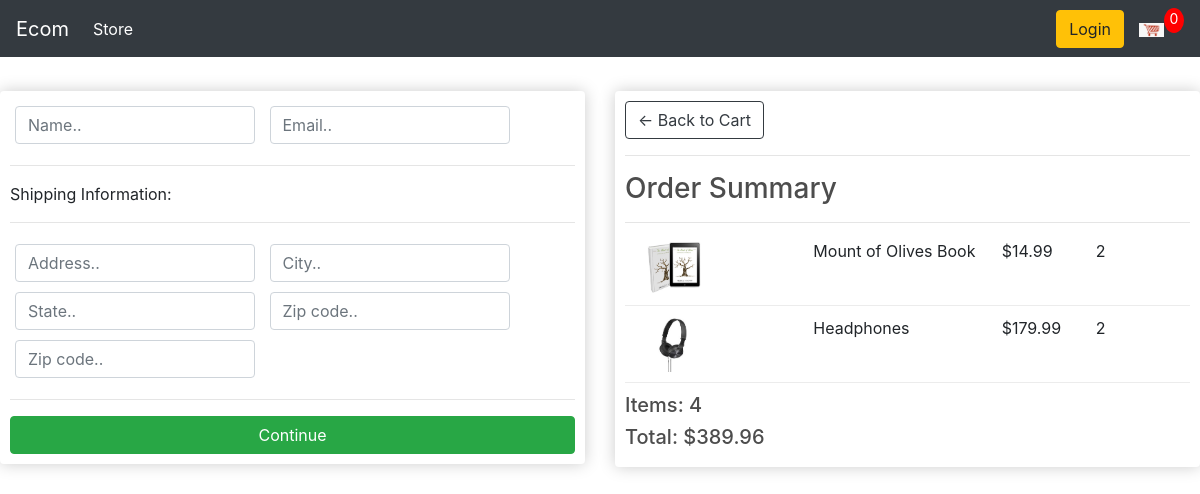
Before: /checkout/ (signed in) with the older database file.
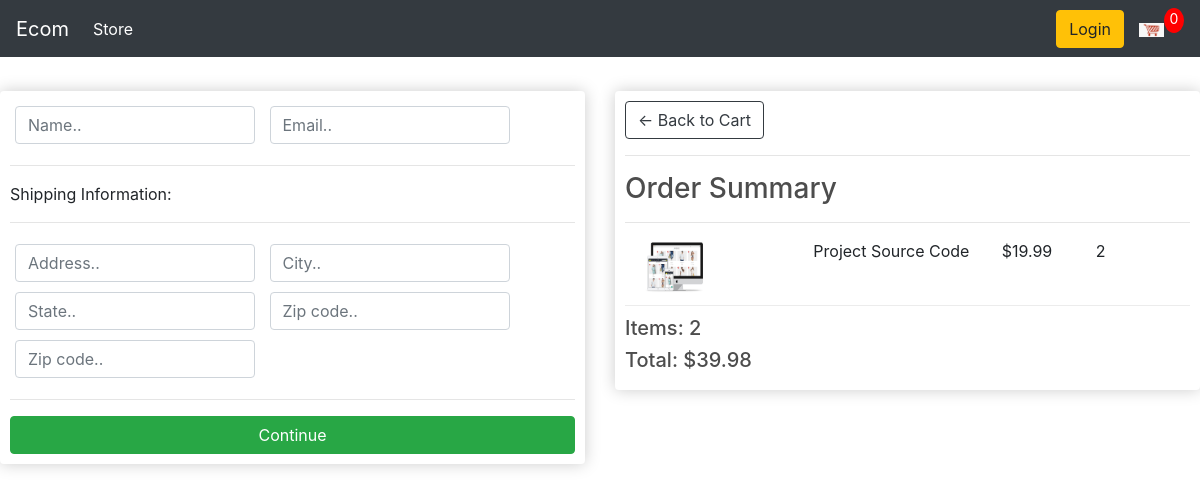
After: the same page with the newer database file.
### store/models.py (models this page shows, shortened)
class OrderItem(models.Model):
    product = models.ForeignKey(Product, on_delete=models.SET_NULL, null=True)
    order = models.ForeignKey(Order, on_delete=models.SET_NULL, null=True)
    quantity = models.IntegerField(default=0, null=True, blank=True)
    date_added = models.DateTimeField(auto_now_add=True)
    @property
    def get_total(self):
        total = self.product.price * self.quantity
        return total

class Product(models.Model):
    name = models.CharField(max_length=100)
    price = models.FloatField()
    digital = models.BooleanField(default=False, null=True, blank=True)
    image = models.ImageField(null=True, blank=True)
    @property
    def imageURL(self):
        try:
            url = self.image.url
        except:
            url = ''
        return url

class Order(models.Model):
    customer = models.ForeignKey(Customer, on_delete=models.SET_NULL, null=True, blank=True)
    date_ordered = models.DateTimeField(auto_now_add=True)
    complete = models.BooleanField(default=False)
    transaction_id = models.CharField(max_length=100)
    @property
    def get_cart_total(self):
        orderitems = self.orderitem_set.all()
        total = sum([item.get_total for item in orderitems])
        return total
    @property
    def get_cart_items(self):
        orderitems = self.orderitem_set.all()
        total = sum([item.quantity for item in orderitems])
        return total

### store/views.py (the view)
# urls.py: path('checkout/', views.Checkout.as_view(), name='checkout'),
class Checkout(View):
    def get(self, request, *args, **kwargs):
        if request.user.is_authenticated:
            customer = request.user.customer
            order, created = Order.objects.get_or_create(customer=customer, complete=False)
            items = order.orderitem_set.all()
        else:
            items = []
            order = {'get_cart_total':0, 'get_cart_items':0}
        context = {'items':items, 'order':order}
        return render(request, 'store/checkout.html', context)

### store/templates/store/checkout.html (shortened to what this page needs)
{% extends 'store/main.html' %}
{% load static %}
{% block body_block %}
  <div class="row">
    <div class="col-lg-6">
      <div class="box-element" id="form-wrapper">
        <form id="form">
					<div id="user-info">
						<div class="form-field">
							<input required class="form-control" type="text" name="name" placeholder="Name..">
						</div>
						<div class="form-field">
							<input required class="form-control" type="email" name="email" placeholder="Email..">
						</div>
					</div>
					<div id="shipping-info">
						<hr>
						<p>Shipping Information:</p>
						<hr>
						<div class="form-field">
							<input class="form-control" type="text" name="address" placeholder="Address..">
						</div>
						<div class="form-field">
							<input class="form-control" type="text" name="city" placeholder="City..">
						</div>
						<div class="form-field">
							<input class="form-control" type="text" name="state" placeholder="State..">
						</div>
						<div class="form-field">
							<input class="form-control" type="text" name="zipcode" placeholder="Zip code..">
						</div>
						<div class="form-field">
							<input class="form-control" type="text" name="country" placeholder="Zip code..">
						</div>
					</div>
					<hr>
					<input id="form-button" class="btn btn-success btn-block" type="submit" value="Continue">
				</form>
      </div>
      <br>
    </div>
    <div class="col-lg-6">
      <div class="box-element">
        <a  class="btn btn-outline-dark" href="{% url 'cart' %}">&#x2190; Back to Cart</a>
				<hr>
				<h3>Order Summary</h3>
				<hr>
        {% for item in items %}
				<div class="cart-row">
					<div style="flex:2"><img class="row-image" src="{{item.product.imageURL}}"></div>
					<div style="flex:2"><p>{{item.product.name}}</p></div>
					<div style="flex:1"><p>${{item.product.price}}</p></div>
					<div style="flex:1"><p>{{item.quantity}}</p></div>
				</div>
        {% endfor %}
				<h5>Items: {{order.get_cart_items}}</h5>
				<h5>Total: ${{order.get_cart_total|floatformat:2}}</h5>
      </div>
    </div>
  </div>
  {% endblock %}

Changed rows visible on the page:
removed OrderItem: product.imageURL (picture), product.name "Mount of Olives Book", product.price "14.99", quantity "2"
removed OrderItem: product.imageURL (picture), product.name "Headphones", product.price "179.99", quantity "2"
removed Order: get_cart_items "4", get_cart_total "389.96"
added OrderItem: product.imageURL (picture), product.name "Project Source Code", product.price "19.99", quantity "2"
added Order: get_cart_items "2", get_cart_total "39.98"
